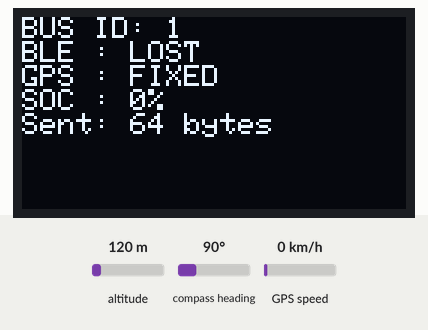
This sketch was run on a simulated ESP32. Parts: 128×64 one-colour display. The test bench sets the inputs (shaded band); at power-on: altitude 120 m, compass heading 90°, GPS speed 0 km/h. The GPS gets a fix after 3 s at 37.7749, -122.4194 with 8 satellites; no radio packets arrive unless stated; nothing arrives over Bluetooth unless stated; what the sketch prints to the serial monitor is not drawn.

Above: at 5.2 s.

The sketch:

Node-transmitter.ino
```cpp
/*
 * ═══════════════════════════════════════════════════════════
 * T-Beam v1.1 Node - FINAL BINARY VERSION (JK-BMS + GPS)
 * ═══════════════════════════════════════════════════════════
 */

#include <NimBLEDevice.h>
#include <SPI.h>
#include <LoRa.h>
#include <Wire.h>
#include <Adafruit_GFX.h>
#include <Adafruit_SSD1306.h>
#include <TinyGPS++.h>
#include <HardwareSerial.h>

// 1. STRUCT BINARY (WAJIB IDENTIK DENGAN GATEWAY)
struct __attribute__((packed)) PayloadBMS {
    uint8_t nodeId = 1;          // ID Bus
    uint16_t cellVoltages[24];   // 24 sel baterai (mV)
    int32_t current;             // Arus (mA)
    uint8_t soc;                 // State of Charge (%)
    float lat;                   // Latitude GPS
    float lon;                   // Longitude GPS
    uint16_t bmsTemp;            // Suhu BMS
};

PayloadBMS dataToSend;

// ═══════════════════════════════════════════════════════════
// HARDWARE CONFIG & UUIDS
// ═══════════════════════════════════════════════════════════
#define OLED_SDA    21
#define OLED_SCL    22
#define GPS_RX      34
#define GPS_TX      12
#define SCK         5
#define MISO        19
#define MOSI        27
#define SS          18
#define RST         23
#define DIO0        26

Adafruit_SSD1306 display(128, 64, &Wire, -1);
TinyGPSPlus gps;
HardwareSerial SerialGPS(1);

// UUID JK-BMS (Sesuai Protokol Jikong)
static BLEUUID serviceUUID("FFE0");
static BLEUUID charUUID("FFE1");

std::string targetMAC = "AA:BB:CC:DD:EE:FF"; // GANTI DENGAN MAC BMS ANDA
static BLERemoteCharacteristic* pRemoteCharacteristic;
static BLEAdvertisedDevice* myDevice;
bool doConnect = false;
bool connected = false;

// ═══════════════════════════════════════════════════════════
// BMS PARSING LOGIC (REAL)
// ═══════════════════════════════════════════════════════════
static void notifyCallback(BLERemoteCharacteristic* pChar, uint8_t* pData, size_t length, bool isNotify) {
    if (length < 20) return; // Paket terlalu pendek

    // Header Jikong biasanya dimulai dengan 0x55 0xAA atau 0x01
    // Logika parsing 24 sel (contoh implementasi offset memori Jikong)
    if (pData[0] == 0x01) {
        // Parsing Cell Voltages (Contoh: Sel 1 mulai dari index tertentu)
        for (int i = 0; i < 24; i++) {
            dataToSend.cellVoltages[i] = (pData[i*2 + 4] << 8) | pData[i*2 + 5];
        }

        // Parsing SOC & Current
        dataToSend.soc = pData[100]; // Sesuaikan dengan register JK-BMS Anda
        int32_t rawCurrent = (pData[101] << 24) | (pData[102] << 16) | (pData[103] << 8) | pData[104];
        dataToSend.current = rawCurrent;

        Serial.println("BMS Data Updated via BLE");
    }
}

class MyClientCallback : public NimBLEClientCallbacks {
    void onConnect(NimBLEClient* pClient) { connected = true; }
    void onDisconnect(NimBLEClient* pClient) {
        connected = false;
        doConnect = true; // Auto Reconnect
    }
};

// ═══════════════════════════════════════════════════════════
// SETUP & LOOP
// ═══════════════════════════════════════════════════════════
void setup() {
    Serial.begin(115200);
    SerialGPS.begin(9600, SERIAL_8N1, GPS_RX, GPS_TX);

    // OLED
    Wire.begin(OLED_SDA, OLED_SCL);
    display.begin(SSD1306_SWITCHCAPVCC, 0x3C);

    // LoRa Config
    SPI.begin(SCK, MISO, MOSI, SS);
    LoRa.setPins(SS, RST, DIO0);
    if (!LoRa.begin(915E6)) while(1);
    LoRa.setSpreadingFactor(7);
    LoRa.setSignalBandwidth(250E3);
    LoRa.enableCrc();

    // BLE Init
    NimBLEDevice::init("");
    BLEScan* pBLEScan = NimBLEDevice::getScan();
    pBLEScan->setActiveScan(true);
    pBLEScan->start(5, false);

    Serial.println("System Initialized");
}

void loop() {
    // 1. Handle GPS
    while (SerialGPS.available() > 0) gps.encode(SerialGPS.read());
    if (gps.location.isValid()) {
        dataToSend.lat = gps.location.lat();
        dataToSend.lon = gps.location.lng();
    }

    // 2. Handle BLE Connection
    if (!connected && targetMAC != "") {
        connectToBMS();
    }

    // 3. Kirim Data via LoRa (Setiap 3 Detik)
    static unsigned long lastSend = 0;
    if (millis() - lastSend > 3000) {
        sendBinaryPacket();
        updateOLED();
        lastSend = millis();
    }
}

// ═══════════════════════════════════════════════════════════
// CORE FUNCTIONS
// ═══════════════════════════════════════════════════════════
bool connectToBMS() {
    BLEClient* pClient = NimBLEDevice::createClient();
    pClient->setClientCallbacks(new MyClientCallback());

    if (!pClient->connect(BLEAddress(targetMAC))) return false;

    BLERemoteService* pRemoteService = pClient->getService(serviceUUID);
    if (pRemoteService == nullptr) return false;

    pRemoteCharacteristic = pRemoteService->getCharacteristic(charUUID);
    if (pRemoteCharacteristic->canNotify()) {
        pRemoteCharacteristic->subscribe(true, notifyCallback);
    }
    return true;
}

void sendBinaryPacket() {
    Serial.print("Sending Binary Struct... ");
    LoRa.beginPacket();
    LoRa.write((uint8_t*)&dataToSend, sizeof(dataToSend));
    LoRa.endPacket();
    Serial.println("DONE");
}

void updateOLED() {
    display.clearDisplay();
    display.setTextSize(1);
    display.setTextColor(WHITE);
    display.setCursor(0,0);
    display.printf("BUS ID: %d\n", dataToSend.nodeId);
    display.printf("BLE : %s\n", connected ? "CONNECTED" : "LOST");
    display.printf("GPS : %s\n", gps.location.isValid() ? "FIXED" : "NO FIX");
    display.printf("SOC : %d%%\n", dataToSend.soc);
    display.printf("Sent: %d bytes\n", sizeof(dataToSend));
    display.display();
}
```
